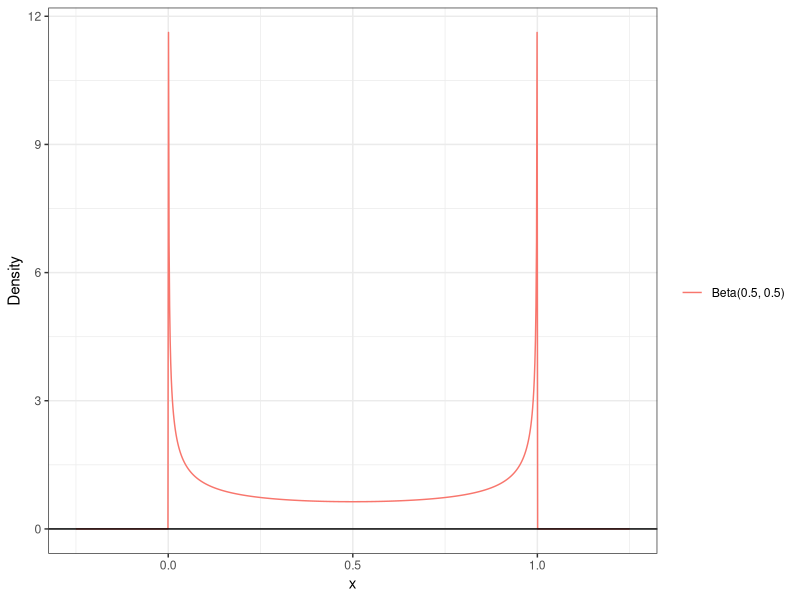
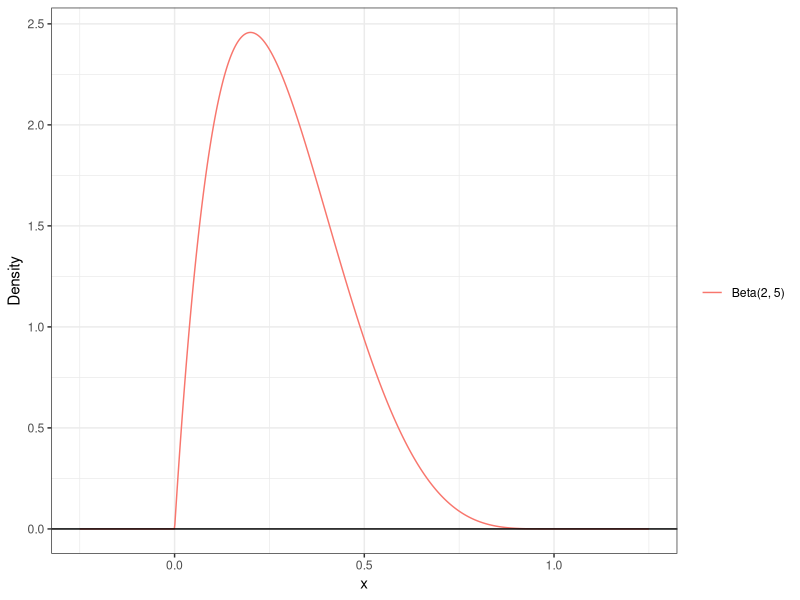
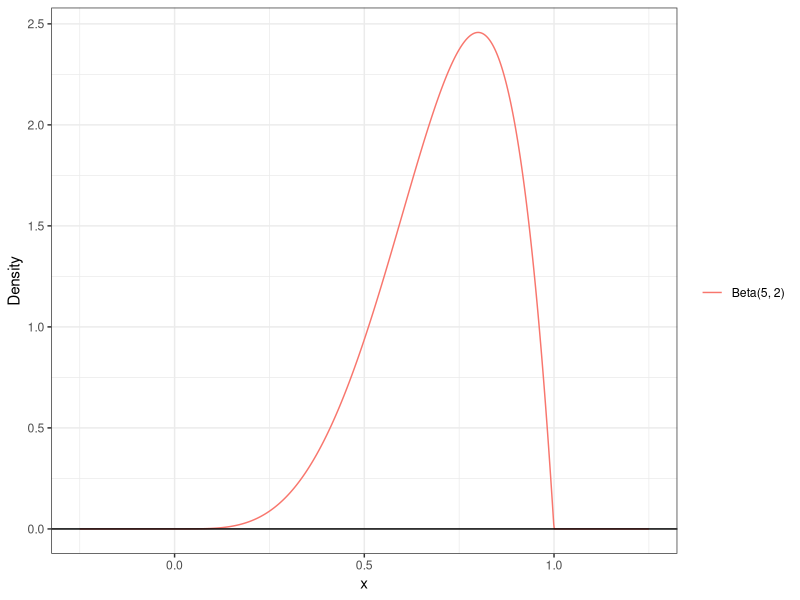
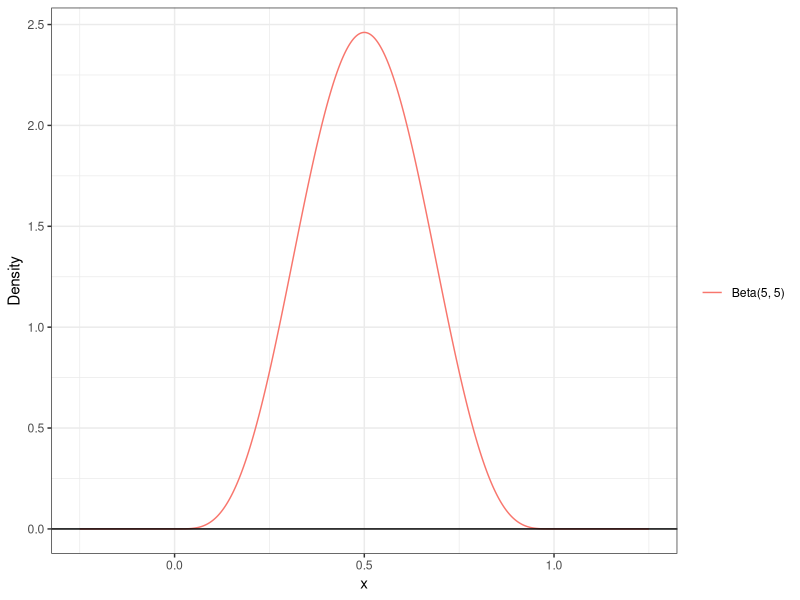

The R source for these figures, in order:
#Lab 7
#Task one: Describe the Population Distribution
library(tidyverse)

#function plots the beta distribution for alpha, beta
beta.plot = function(alpha, beta){
  beta.dat <- tibble(x = seq(-0.25, 1.25, length.out=1000))|>   # generate a grid of points
    # compute the beta PDF
    mutate(beta.pdf = dbeta(x, alpha, beta))         
  distribution = ggplot(data= beta.dat)+                                              # specify data
    geom_line(aes(x=x, y=beta.pdf, color=paste("Beta(", alpha, ", ", beta, ")", sep = ""))) +                 # plot beta dist
    geom_hline(yintercept=0)+                                            # plot x axis
    theme_bw()+                                                          # change theme
    xlab("x")+                                                           # label x axis
    ylab("Density")+                                                   # label y axis
    labs(color = "")
  return(distribution)
}

beta_2_5 = beta.plot(2,5)
beta_5_5 = beta.plot(5,5)
beta_5_2 = beta.plot(5,2)
beta_0.5_0.5 = beta.plot(0.5,0.5)

summary = function(alpha, beta){ #functions gives a summary for the beta distribution
  mean = alpha/(alpha+beta)
  variance = (alpha*beta)/((alpha+beta)^2*(alpha+beta+1))
  skew = (2*(beta-alpha)*sqrt(alpha+beta+1))/((alpha+beta+2)*sqrt(alpha*beta))
  kurt = (6*((alpha-beta)^2*(alpha+beta+1)-alpha*beta*(alpha+beta+2)))/((alpha*beta)*(alpha+beta+2)*(alpha+beta+3))
  #data frame column for that distributions summary
  dat.summary = data.frame(alpha = alpha, beta = beta, mean = mean, variance = variance, skew = skew, kurt = kurt)
  return(dat.summary)
}
#data frame for all four distributions
beta.data = data.frame()
#binds rows with each distributions summary
beta.data = bind_rows(beta.data, summary(2, 5))
beta.data = bind_rows(beta.data, summary(5, 5))
beta.data = bind_rows(beta.data, summary(5, 2))
beta.data = bind_rows(beta.data, summary(0.5, 0.5))

view(beta.data)

#Task two

#function retuns the kth uncentered or centered moment of beta(alpha, beta)
beta.moment = function(alpha, beta, k, centered) {
  if(centered == F){
    integrand = function(x) {(x^k)*dbeta(x, alpha, beta)}
    result = integrate(integrand, lower = 0, upper = 1)
  }
  else{
    mu = alpha/(alpha+beta) #mean
    integrand = function(x) {((x-mu)^k)*dbeta(x, alpha, beta)}
    result = integrate(integrand, lower = 0, upper = 1)
  }
  return(result)
}

#Compare all values for beta(2, 5)

#mean
mean = beta.moment(2, 5, 1, F)
mean

#variance
variance = beta.moment(2, 5, 2, T)
variance

#skew
x = as.numeric(beta.moment(2, 5, 3, T)[1])
y = as.numeric(beta.moment(2, 5, 2, T)[1])
skew = x/(y^(3/2))
skew

#kurt
a = as.numeric(beta.moment(2, 5, 4, T)[1])
kurt = (a/(y^2)) - 3
kurt

#Task three: Do Data Summaries Help?
library(e1071)
sample = function(alpha, beta){
  set.seed(7272) # Set seed so we all get the same results.
  sample.size <- 500 # Specify sample details
  beta.sample <- rbeta(n = sample.size,  # sample size
                       shape1 = alpha,   # alpha parameter
                       shape2 = beta)    # beta parameter
  beta.sample = data.frame(x = beta.sample) #turn it into a data frame
  sample.summary = beta.sample |> #numerical summary for each distribution
    summarize(
      alpha = alpha, beta = beta, mean = mean(x), variance = var(x), skew = skewness(x), kurt = kurtosis(x)
    )
  sample.plot = ggplot(data= beta.sample, aes(x=x))+                  # specify data
    geom_histogram(aes(y=after_stat(density)), 
                   #binwidth = 0.1
                   #bins=10
                   breaks=seq(0,1,0.10)) +                 
    geom_line(aes(x=x, y=dbeta(x, alpha, beta), color=paste("Beta(", alpha, ", ", beta, ")", sep = "")))+
    geom_hline(yintercept=0)+                                            # plot x axis
    theme_bw()+                                                          # change theme
    geom_density(color = "blue") +
    xlab("x")+                                                           # label x axis
    ylab("Density")+                                                   # label y axis
    labs(color = "")                                              
  sample.plot
  return(sample.summary)
}

#alpha = 2, beta = 5
#empty data frame and bind the rows for each distribution
beta.sample.summary = data.frame()
beta.sample.summary = bind_rows(beta.sample.summary, sample(2, 5))
beta.sample.summary = bind_rows(beta.sample.summary, sample(5, 5))
beta.sample.summary = bind_rows(beta.sample.summary, sample(5, 2))
beta.sample.summary = bind_rows(beta.sample.summary, sample(0.5, 0.5))
#values are quite similar
view(beta.sample.summary)






